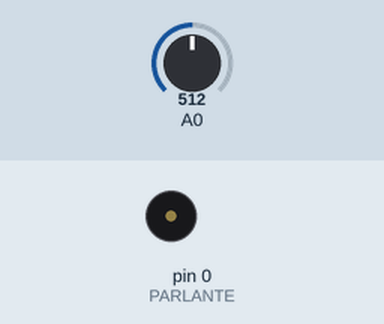
The sketch below on a simulated Arduino Uno, built with avr-gcc and run on an emulated ATmega328P. On the bench: buzzer (waves = sounding). The inputs (shaded band) are chosen by the test bench; at power-on: A0 = 512. What the sketch prints to the serial monitor is not drawn.

Above: at 0.5 s.
Timing chart, 0 to 3.0 s (numbered marks = the images above):
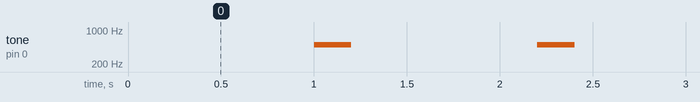

Measured:
- by itself, tone on pin 0 (PARLANTE): alternates 500 Hz for 0.20 s and silent for 1.0 s

The sketch:

platainteligente.ino
```cpp
float vref = 3.3;
float resolution = vref/1023;
 float temperatura;


const int ROJO = 16;
const int VERDE = 5;
const  int AZUL = 2;
const  int PARLANTE = 0;

void setup() {
  pinMode(ROJO, OUTPUT);
  pinMode(VERDE, OUTPUT);
  pinMode(AZUL, OUTPUT);
   pinMode(PARLANTE, OUTPUT);
 Serial.begin(9600);  /* Define baud rate for serial communication */
}

void loop() {
sensartemperatura();
EncenderFrio();
EncenderTibio();
EncenderCaliente();
ApagarLed();
Hablar();
  /*
   * if(temperatura>= Yvalor){
   * EncenderCaliente();
   * Hablar();
   * }
   * if(temperatura> Xvalor && temperatura<Yvalor)
   * EncenderTibio();
   * if(temperatura<= Zvalor)
   * EncenderFrio();
   */
}


/*-------------------------------------------------------------------------
 * Lista de Funciones
 * sensartemperatura(); Siente cuanta tempratura existe.
 * EncenderFrio();      Enciende el led de color azul.
 * EncenderTibio();     Enciende el led de color Amarillo.
 * EncenderCaliente();  Enciende el led de color rojo.
 * ApagarLed();         Apaga el led.
 * Hablar();
 * ----------------------------------------------------------------------------
 */

void sensartemperatura(){
 temperatura = analogRead(A0);
 temperatura = (temperatura*resolution);
 temperatura = temperatura*100;
 Serial.println(temperatura);
 delay(1000);
  }
void EncenderFrio(){
  digitalWrite(AZUL,HIGH);
  digitalWrite(ROJO,LOW);
  digitalWrite(VERDE,LOW);
  }

void EncenderTibio(){
   digitalWrite(AZUL,LOW);
  digitalWrite(ROJO,HIGH);
  digitalWrite(VERDE,HIGH);
  }
void EncenderCaliente(){
    digitalWrite(AZUL,LOW);
  digitalWrite(ROJO,HIGH);
  digitalWrite(VERDE,LOW);
  }
void ApagarLed(){
  digitalWrite(AZUL,LOW);
  digitalWrite(ROJO,LOW);
  digitalWrite(VERDE,LOW);

  }
void Hablar(){

  tone(PARLANTE,500);
  delay(200);
 noTone(PARLANTE);
  }
```
